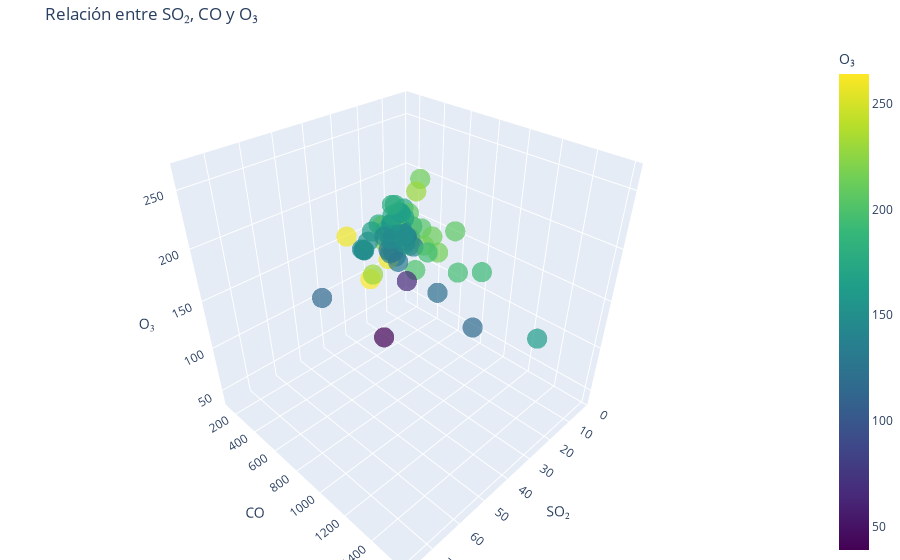

The notebook cell this image was saved under:
### Code cell
fig = go.Figure(data=[go.Scatter3d(x=df["so2"], y=df["co"], z=df["o3"], mode='markers', marker=dict(size=7, color=df["o3"], colorscale="Viridis", opacity=0.7, colorbar=dict(title="O₃")))])

fig.update_layout(title="Relación entre SO₂, CO y O₃", scene=dict(xaxis_title="SO₂", yaxis_title="CO", zaxis_title="O₃"), margin=dict(l=0, r=0, b=0, t=40))

fig.show()
